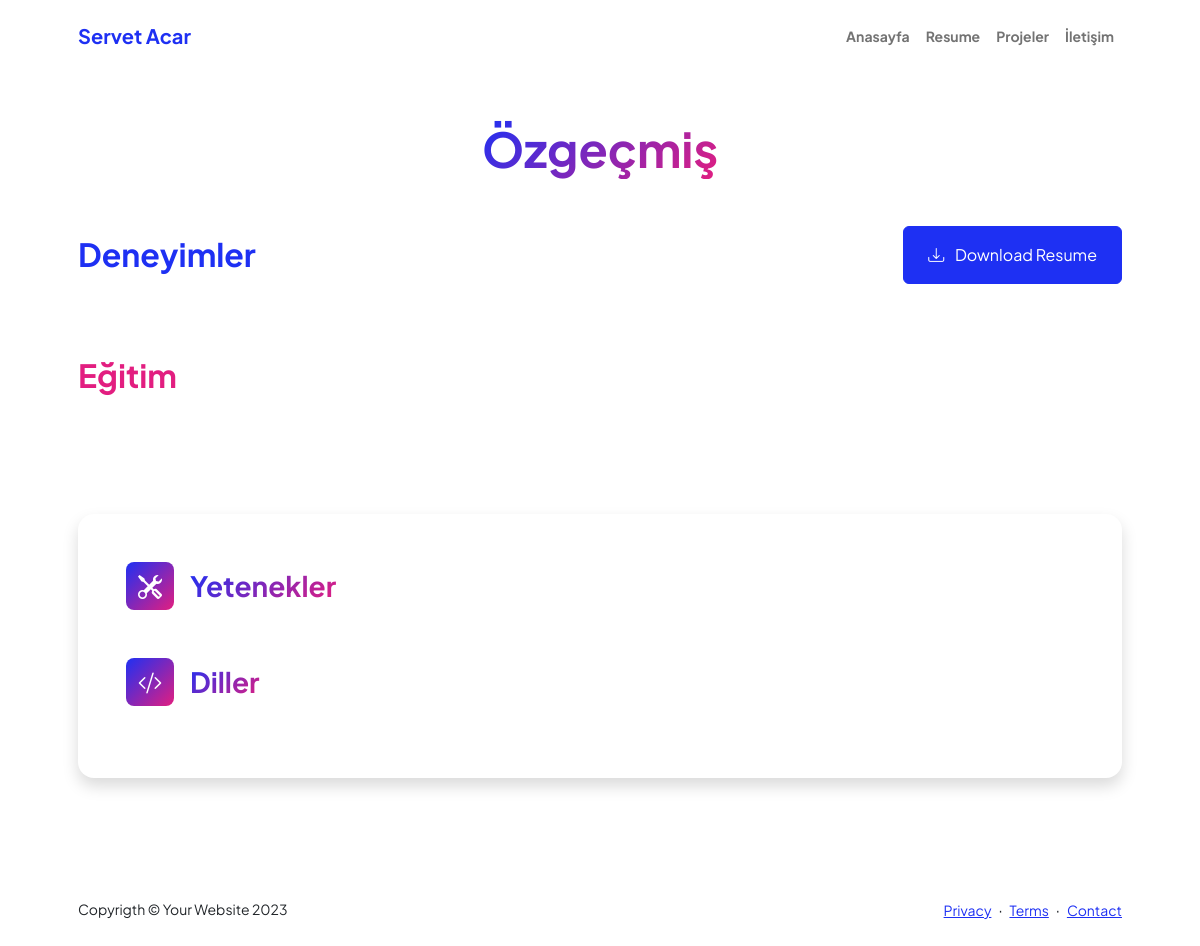
The page /ozgecmis on the database as committed earlier.
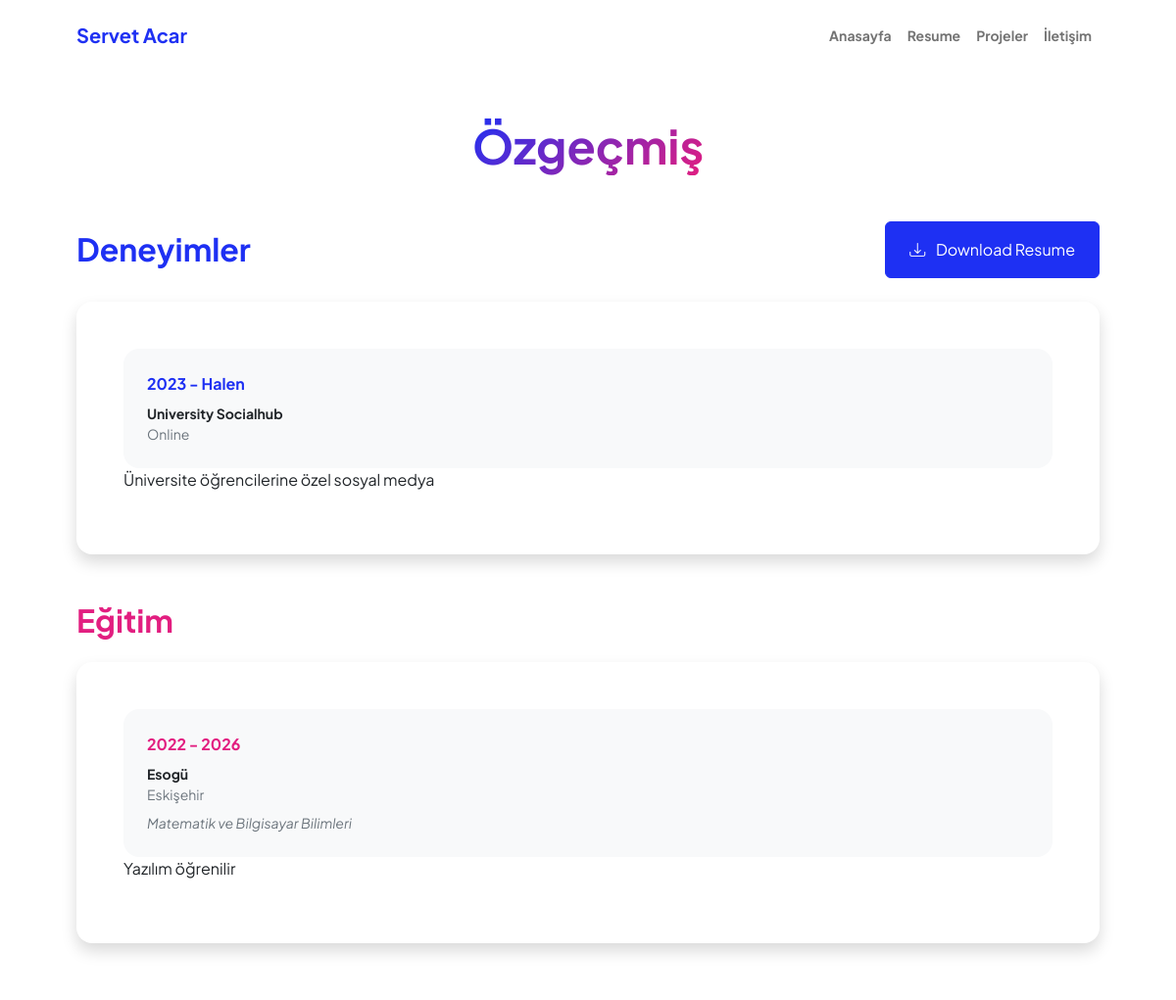
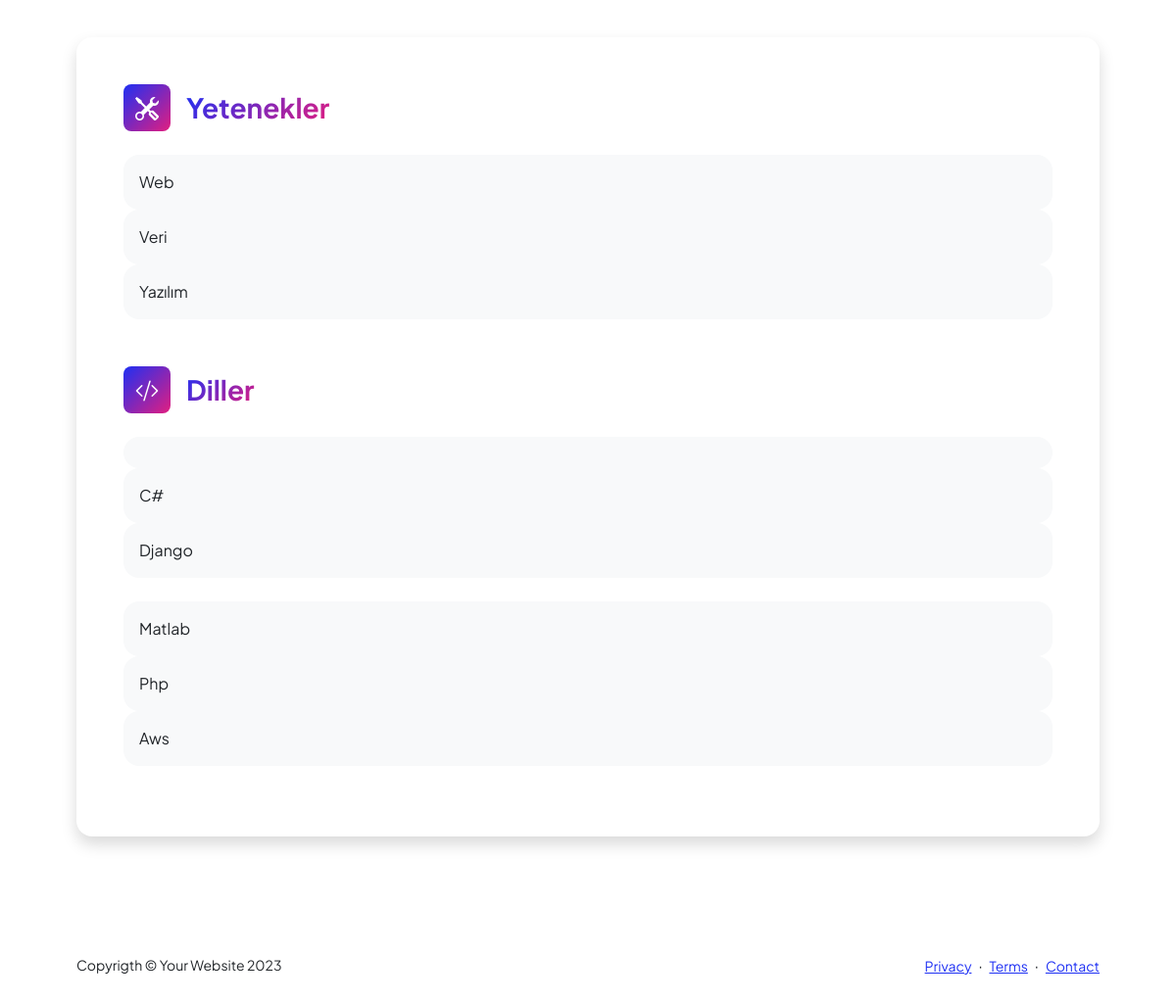
The same page on the database as committed later (2 pictures, top to bottom).
### base/models.py (models this page shows)
class Navbar(models.Model):
    title = models.CharField(max_length=500, null=True, blank=True)
    home = models.CharField(max_length=500, null=True, blank=True)
    resume = models.CharField(max_length=500, null=True, blank=True)
    projects = models.CharField(max_length=500, null=True, blank=True)
    contact = models.CharField(max_length=500, null=True, blank=True)
    class Meta:
        verbose_name = ("Navbar")
        verbose_name_plural = ("Navbardaki Başlıkların İsimleri")

class Resume(models.Model):
    title_resume = models.CharField(max_length=300, null=True, blank=True)
    title_experience = models.CharField(max_length=300, null=True, blank=True)
    title_education = models.CharField(max_length=300, null=True, blank=True)
    title_skills = models.CharField(max_length=500, null=True, blank=True)
    title_languages = models.CharField(max_length=500, null=True, blank=True)
    date = models.DateTimeField(auto_now=True)
    class Meta:
        verbose_name = ("Resume")
        verbose_name_plural = ("Özgeçmiş")

class Footer(models.Model):
    copyright = models.CharField(max_length=400, null=True, blank=True)
    copyright_text = models.TextField(null=True, blank=True)
    privacy = models.TextField(null=True, blank=True)
    terms = models.TextField(null=True, blank=True)
    contact = models.TextField(null=True, blank=True)
    date = models.DateTimeField(auto_now=True)
    class Meta:
        verbose_name = ("Footer")
        verbose_name_plural = ("Footer")

class Experience(models.Model):
    date_experience = models.CharField(max_length=500, null=True, blank=True)
    company_experience = models.CharField(max_length=700, null=True, blank=True)
    location_experience = models.CharField(max_length=700, null=True, blank=True)
    description_experience = RichTextField(null=True, blank=True)
    date = models.DateTimeField(auto_now=True)
    class Meta:
        verbose_name = ("Experience")
        verbose_name_plural = ("Deneyim")

class Education(models.Model):
    date_education = models.CharField(max_length=500, null=True, blank=True)
    school_education = models.CharField(max_length=700, null=True, blank=True)
    location_education = models.CharField(max_length=700, null=True, blank=True)
    departman_education = models.CharField(max_length=1000, null=True, blank=True)
    description_education = RichTextField(null=True, blank=True)
    date = models.DateTimeField(auto_now=True)
    class Meta:
        verbose_name = ("Education")
        verbose_name_plural = ("Eğitim")

class Skills(models.Model):
    text1_skills = models.TextField(null=True, blank=True)
    text2_skills = models.TextField(null=True, blank=True)
    text3_skills = models.TextField(null=True, blank=True)
    date = models.DateTimeField(auto_now=True)
    class Meta:
        verbose_name = ("Skills")
        verbose_name_plural = ("Yetenekler")

class Language(models.Model):
    text1_languages = models.TextField(null=True, blank=True)
    text2_languages = models.TextField(null=True, blank=True)
    text3_languages = models.TextField(null=True, blank=True)
    date = models.DateTimeField(auto_now=True)
    class Meta:
        verbose_name = ("Language")
        verbose_name_plural = ("Diller")

### base/views.py (the view)
# urls.py: path('ozgecmis', views.resume, name='resume'),
def resume(request):
    navbars = Navbar.objects.first()
    mains = Main.objects.all().order_by('date')
    abouts = About.objects.all().order_by('date')
    socials = SocialMedia.objects.all().order_by('date')
    footers = Footer.objects.all().order_by('date')
    projects = Projects.objects.all().order_by('-date')
    resume_title = Resume.objects.first()
    resumes = Resume.objects.all().order_by('-date')
    experiences = Experience.objects.all().order_by('-date')
    educations = Education.objects.all().order_by('-date')
    skills = Skills.objects.all().order_by('-date')
    languages = Language.objects.all().order_by('-date')
    context = {'navbars': navbars,
               'mains': mains,
               'abouts': abouts,
               'socials': socials,
               'footers': footers,
               'projects': projects,
               'resume_title': resume_title,
               'resumes': resumes,
               'experiences': experiences,
               'educations': educations,
               'skills': skills,
               'languages': languages,
               }
    return render(request, 'base/resume.html', context)

### base/templates/base/resume.html (shortened to what this page needs)
{% extends 'main.html' %}
{% block content %}
{% load static %}
            <div class="container px-5 my-5">
                <div class="text-center mb-5">
                    <h1 class="display-5 fw-bolder mb-0"><span class="text-gradient d-inline">{{resume_title.title_resume}}</span></h1>
                </div>
                <div class="row gx-5 justify-content-center">
                    <div class="col-lg-11 col-xl-9 col-xxl-8">
                        <section>
                            <div class="d-flex align-items-center justify-content-between mb-4">
                                <h2 class="text-primary fw-bolder mb-0">{{resume_title.title_experience}}</h2>
                                <a class="btn btn-primary px-4 py-3" href="#!">
                                    <div class="d-inline-block bi bi-download me-2"></div>
                                    Download Resume
                                </a>
                            </div>
                            <div class="card shadow border-0 rounded-4 mb-5">
                                {% for experience in experiences %}
                                <div class="card-body p-5">
                                    <div class="row align-items-center gx-5">
                                        <div class="col text-center text-lg-start mb-4 mb-lg-0">
                                            <div class="bg-light p-4 rounded-4">
                                                <div class="text-primary fw-bolder mb-2">{{experience.date_experience}}</div>
                                                <div class="small fw-bolder">{{experience.company_experience}}</div>
                                                <div class="small text-muted">{{experience.location_experience}}</div>
                                            </div>
                                        </div>
                                        <div class="col-lg-8"><div>{{experience.description_experience | safe}}</div>
                                </div>
                                {% endfor %}
                            </div>
                        </section>
                        <section>
                            <h2 class="text-secondary fw-bolder mb-4">{{resume_title.title_education}}</h2>
                            <div class="card shadow border-0 rounded-4 mb-5">
                                {% for education in educations %}
                                <div class="card-body p-5">
                                    <div class="row align-items-center gx-5">
                                        <div class="col text-center text-lg-start mb-4 mb-lg-0">
                                            <div class="bg-light p-4 rounded-4">
                                                <div class="text-secondary fw-bolder mb-2">{{education.date_education}}</div>
                                                <div class="mb-2">
                                                    <div class="small fw-bolder">{{education.school_education}}</div>
                                                    <div class="small text-muted">{{education.location_education}}</div>
                                                </div>
                                                <div class="fst-italic">
                                                    <div class="small text-muted">{{education.departman_education}}</div>
                                                </div>
                                            </div>
                                        </div>
                                        <div class="col-lg-8"><div>{{education.description_education | safe}}</div>
                                </div>
                                {% endfor %}
                            </div>
                        </section>
                        <div class="pb-5"></div>
                        <section>
                            <div class="card shadow border-0 rounded-4 mb-5">
                                <div class="card-body p-5">
                                    <div class="mb-5">
                                        <div class="d-flex align-items-center mb-4">
                                            <div class="feature bg-primary bg-gradient-primary-to-secondary text-white rounded-3 me-3"><i class="bi bi-tools"></i></div>
                                            <h3 class="fw-bolder mb-0"><span class="text-gradient d-inline">{{resume_title.title_skills}}</span></h3>
                                        </div>
                                        {% for skill in skills %}
                                        <div class="row row-cols-1 row-cols-md-3 mb-4">
                                            <div class="col mb-4 mb-md-0"><div class="d-flex align-items-center bg-light rounded-4 p-3 h-100">{{skill.text1_skills}}</div></div>
                                            <div class="col mb-4 mb-md-0"><div class="d-flex align-items-center bg-light rounded-4 p-3 h-100">{{skill.text2_skills}}</div></div>
                                            <div class="col"><div class="d-flex align-items-center bg-light rounded-4 p-3 h-100">{{skill.text3_skills}}</div></div>
                                        </div>
                                        {% endfor %}
                                    </div>
                                    <div class="mb-0">
                                        <div class="d-flex align-items-center mb-4">
                                            <div class="feature bg-primary bg-gradient-primary-to-secondary text-white rounded-3 me-3"><i class="bi bi-code-slash"></i></div>
                                            <h3 class="fw-bolder mb-0"><span class="text-gradient d-inline">{{resume_title.title_languages}}</span></h3>
                                        </div>
                                        {% for language in languages %}
                                        <div class="row row-cols-1 row-cols-md-3 mb-4">
                                            <div class="col mb-4 mb-md-0"><div class="d-flex align-items-center bg-light rounded-4 p-3 h-100">{{language.text1_languages}}</div></div>
                                            <div class="col mb-4 mb-md-0"><div class="d-flex align-items-center bg-light rounded-4 p-3 h-100">{{language.text2_languages}}</div></div>
                                            <div class="col"><div class="d-flex align-items-center bg-light rounded-4 p-3 h-100">{{language.text3_languages}}</div></div>
                                        </div>
                                        {% endfor %}
                                    </div>
                                </div>
                            </div>
                        </section>
                    </div>
                </div>
            </div>
{% endblock %}

### templates/main.html (shortened to what this page needs)
{% load static %}
<!DOCTYPE html>
<html lang="en">
    <head>
        <link href="https://cdn.jsdelivr.net/npm/bootstrap-icons@1.8.1/font/bootstrap-icons.css" rel="stylesheet" />
        <link href="{% static 'css/styles.css' %}" rel="stylesheet" />
    </head>
    <body class="d-flex flex-column h-100">
        <main class="flex-shrink-0">
            {% include 'navbar.html' %}
            {% block content %}
            {% endblock %}
            {% include 'footer.html' %}
        </main>
        </body>
    </html>

### templates/navbar.html (shortened to what this page needs)
{% load static %}
<nav class="navbar navbar-expand-lg navbar-light bg-white py-3">
    <div class="container px-5">
        <a class="navbar-brand" href="{% url 'home' %}"><span class="fw-bolder text-primary">{{navbars.title}}</span></a>
        <div class="collapse navbar-collapse" id="navbarSupportedContent">
            <ul class="navbar-nav ms-auto mb-2 mb-lg-0 small fw-bolder">
                <li class="nav-item"><a class="nav-link" href="{% url 'home' %}">{{navbars.home}}</a></li>
                <li class="nav-item"><a class="nav-link" href="{% url 'resume' %}">{{navbars.resume}}</a></li>
                <li class="nav-item"><a class="nav-link" href="{% url 'project' %}">{{navbars.projects}}</a></li>
                <li class="nav-item"><a class="nav-link" href="contact.html">{{navbars.contact}}</a></li>
            </ul>
        </div>
    </div>
</nav>

### templates/footer.html
{% load static %}
<footer class="bg-white py-4 mt-auto">
    {% for footer in footers %}
    <div class="container px-5">
        <div class="row align-items-center justify-content-between flex-column flex-sm-row">
            <div class="col-auto"><div class="small m-0">{{footer.copyright}} &copy; {{footer.copyright_text}}</div></div>
            <div class="col-auto">
                <a class="small" href="#!">{{footer.privacy}}</a>
                <span class="mx-1">&middot;</span>
                <a class="small" href="#!">{{footer.terms}}</a>
                <span class="mx-1">&middot;</span>
                <a class="small" href="#!">{{footer.contact}}</a>
            </div>
        </div>
    </div>
    {% endfor %}
</footer>

Rows that differ between the two databases and show on the page:
added Experience: date_experience "2023 - Halen", company_experience "University Socialhub", location_experience "Online", description_experience "Üniversite öğrencilerine özel sosyal medya"
added Education: date_education "2022 - 2026", school_education "Esogü", location_education "Eskişehir", departman_education "Matematik ve Bilgisayar Bilimleri", description_education "Yazılım öğrenilir"
added Skills: text1_skills "Web", text2_skills "Veri", text3_skills "Yazılım"
added Language: text2_languages "C#", text3_languages "Django"
added Language: text1_languages "Matlab", text2_languages "Php", text3_languages "Aws"
